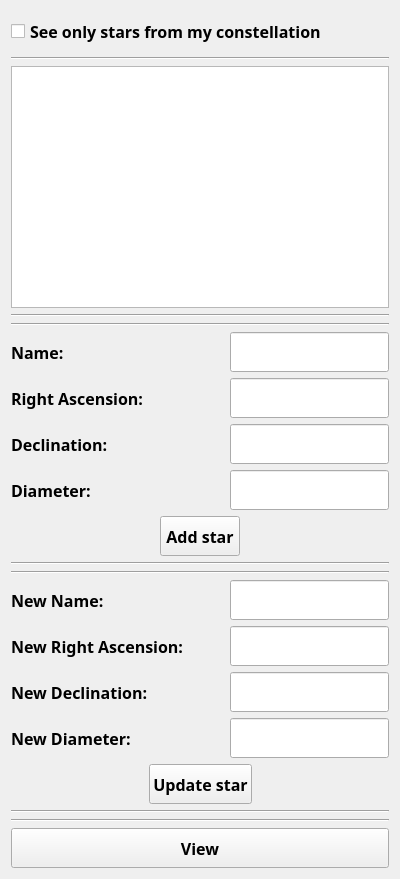
<?xml version="1.0" encoding="UTF-8"?>
<ui version="4.0">
 <class>AstronomerWindow</class>
 <widget class="QWidget" name="AstronomerWindow">
  <property name="geometry">
   <rect>
    <x>0</x>
    <y>0</y>
    <width>400</width>
    <height>879</height>
   </rect>
  </property>
  <property name="windowTitle">
   <string>AstronomerWindow</string>
  </property>
  <layout class="QVBoxLayout" name="verticalLayout_3">
   <item>
    <widget class="QCheckBox" name="checkBoxFilterStars">
     <property name="minimumSize">
      <size>
       <width>0</width>
       <height>40</height>
      </size>
     </property>
     <property name="font">
      <font>
       <family>Nunito</family>
       <pointsize>12</pointsize>
       <bold>true</bold>
      </font>
     </property>
     <property name="text">
      <string>See only stars from my constellation</string>
     </property>
    </widget>
   </item>
   <item>
    <widget class="Line" name="line">
     <property name="orientation">
      <enum>Qt::Horizontal</enum>
     </property>
    </widget>
   </item>
   <item>
    <widget class="QTableView" name="tableViewStars">
     <property name="font">
      <font>
       <family>Nunito</family>
       <pointsize>12</pointsize>
      </font>
     </property>
    </widget>
   </item>
   <item>
    <layout class="QVBoxLayout" name="verticalLayout">
     <item>
      <widget class="Line" name="line_2">
       <property name="orientation">
        <enum>Qt::Horizontal</enum>
       </property>
      </widget>
     </item>
     <item>
      <widget class="Line" name="line_3">
       <property name="orientation">
        <enum>Qt::Horizontal</enum>
       </property>
      </widget>
     </item>
     <item>
      <layout class="QHBoxLayout" name="horizontalLayout">
       <item>
        <widget class="QLabel" name="label">
         <property name="minimumSize">
          <size>
           <width>0</width>
           <height>40</height>
          </size>
         </property>
         <property name="font">
          <font>
           <family>Nunito</family>
           <pointsize>12</pointsize>
           <bold>true</bold>
          </font>
         </property>
         <property name="text">
          <string>Name:</string>
         </property>
        </widget>
       </item>
       <item>
        <spacer name="horizontalSpacer">
         <property name="orientation">
          <enum>Qt::Horizontal</enum>
         </property>
         <property name="sizeHint" stdset="0">
          <size>
           <width>40</width>
           <height>20</height>
          </size>
         </property>
        </spacer>
       </item>
       <item>
        <widget class="QLineEdit" name="lineEditAddName">
         <property name="minimumSize">
          <size>
           <width>0</width>
           <height>40</height>
          </size>
         </property>
         <property name="font">
          <font>
           <family>Nunito</family>
           <pointsize>12</pointsize>
           <bold>true</bold>
          </font>
         </property>
        </widget>
       </item>
      </layout>
     </item>
     <item>
      <layout class="QHBoxLayout" name="horizontalLayout_2">
       <item>
        <widget class="QLabel" name="label_2">
         <property name="minimumSize">
          <size>
           <width>0</width>
           <height>40</height>
          </size>
         </property>
         <property name="font">
          <font>
           <family>Nunito</family>
           <pointsize>12</pointsize>
           <bold>true</bold>
          </font>
         </property>
         <property name="text">
          <string>Right Ascension:</string>
         </property>
        </widget>
       </item>
       <item>
        <spacer name="horizontalSpacer_2">
         <property name="orientation">
          <enum>Qt::Horizontal</enum>
         </property>
         <property name="sizeHint" stdset="0">
          <size>
           <width>40</width>
           <height>20</height>
          </size>
         </property>
        </spacer>
       </item>
       <item>
        <widget class="QLineEdit" name="lineEditAddRA">
         <property name="minimumSize">
          <size>
           <width>0</width>
           <height>40</height>
          </size>
         </property>
         <property name="font">
          <font>
           <family>Nunito</family>
           <pointsize>12</pointsize>
           <bold>true</bold>
          </font>
         </property>
        </widget>
       </item>
      </layout>
     </item>
     <item>
      <layout class="QHBoxLayout" name="horizontalLayout_3">
       <item>
        <widget class="QLabel" name="label_3">
         <property name="minimumSize">
          <size>
           <width>0</width>
           <height>40</height>
          </size>
         </property>
         <property name="font">
          <font>
           <family>Nunito</family>
           <pointsize>12</pointsize>
           <bold>true</bold>
          </font>
         </property>
         <property name="text">
          <string>Declination:</string>
         </property>
        </widget>
       </item>
       <item>
        <spacer name="horizontalSpacer_3">
         <property name="orientation">
          <enum>Qt::Horizontal</enum>
         </property>
         <property name="sizeHint" stdset="0">
          <size>
           <width>40</width>
           <height>20</height>
          </size>
         </property>
        </spacer>
       </item>
       <item>
        <widget class="QLineEdit" name="lineEditAddDec">
         <property name="minimumSize">
          <size>
           <width>0</width>
           <height>40</height>
          </size>
         </property>
         <property name="font">
          <font>
           <family>Nunito</family>
           <pointsize>12</pointsize>
           <bold>true</bold>
          </font>
         </property>
        </widget>
       </item>
      </layout>
     </item>
     <item>
      <layout class="QHBoxLayout" name="horizontalLayout_4">
       <item>
        <widget class="QLabel" name="label_4">
         <property name="minimumSize">
          <size>
           <width>0</width>
           <height>40</height>
          </size>
         </property>
         <property name="font">
          <font>
           <family>Nunito</family>
           <pointsize>12</pointsize>
           <bold>true</bold>
          </font>
         </property>
         <property name="text">
          <string>Diameter:</string>
         </property>
        </widget>
       </item>
       <item>
        <spacer name="horizontalSpacer_4">
         <property name="orientation">
          <enum>Qt::Horizontal</enum>
         </property>
         <property name="sizeHint" stdset="0">
          <size>
           <width>40</width>
           <height>20</height>
          </size>
         </property>
        </spacer>
       </item>
       <item>
        <widget class="QLineEdit" name="lineEditAddDiameter">
         <property name="minimumSize">
          <size>
           <width>0</width>
           <height>40</height>
          </size>
         </property>
         <property name="font">
          <font>
           <family>Nunito</family>
           <pointsize>12</pointsize>
           <bold>true</bold>
          </font>
         </property>
        </widget>
       </item>
      </layout>
     </item>
     <item>
      <layout class="QHBoxLayout" name="horizontalLayout_5">
       <item>
        <spacer name="horizontalSpacer_5">
         <property name="orientation">
          <enum>Qt::Horizontal</enum>
         </property>
         <property name="sizeHint" stdset="0">
          <size>
           <width>40</width>
           <height>20</height>
          </size>
         </property>
        </spacer>
       </item>
       <item>
        <widget class="QPushButton" name="pushButtonAdd">
         <property name="minimumSize">
          <size>
           <width>0</width>
           <height>40</height>
          </size>
         </property>
         <property name="font">
          <font>
           <family>Nunito</family>
           <pointsize>12</pointsize>
           <bold>true</bold>
          </font>
         </property>
         <property name="text">
          <string>Add star</string>
         </property>
        </widget>
       </item>
       <item>
        <spacer name="horizontalSpacer_6">
         <property name="orientation">
          <enum>Qt::Horizontal</enum>
         </property>
         <property name="sizeHint" stdset="0">
          <size>
           <width>40</width>
           <height>20</height>
          </size>
         </property>
        </spacer>
       </item>
      </layout>
     </item>
    </layout>
   </item>
   <item>
    <layout class="QVBoxLayout" name="verticalLayout_2">
     <item>
      <widget class="Line" name="line_4">
       <property name="orientation">
        <enum>Qt::Horizontal</enum>
       </property>
      </widget>
     </item>
     <item>
      <widget class="Line" name="line_5">
       <property name="orientation">
        <enum>Qt::Horizontal</enum>
       </property>
      </widget>
     </item>
     <item>
      <layout class="QHBoxLayout" name="horizontalLayout_6">
       <item>
        <widget class="QLabel" name="label_5">
         <property name="minimumSize">
          <size>
           <width>0</width>
           <height>40</height>
          </size>
         </property>
         <property name="font">
          <font>
           <family>Nunito</family>
           <pointsize>12</pointsize>
           <bold>true</bold>
          </font>
         </property>
         <property name="text">
          <string>New Name:</string>
         </property>
        </widget>
       </item>
       <item>
        <spacer name="horizontalSpacer_7">
         <property name="orientation">
          <enum>Qt::Horizontal</enum>
         </property>
         <property name="sizeHint" stdset="0">
          <size>
           <width>40</width>
           <height>20</height>
          </size>
         </property>
        </spacer>
       </item>
       <item>
        <widget class="QLineEdit" name="lineEditUpdateName">
         <property name="minimumSize">
          <size>
           <width>0</width>
           <height>40</height>
          </size>
         </property>
         <property name="font">
          <font>
           <family>Nunito</family>
           <pointsize>12</pointsize>
           <bold>true</bold>
          </font>
         </property>
        </widget>
       </item>
      </layout>
     </item>
     <item>
      <layout class="QHBoxLayout" name="horizontalLayout_7">
       <item>
        <widget class="QLabel" name="label_6">
         <property name="minimumSize">
          <size>
           <width>0</width>
           <height>40</height>
          </size>
         </property>
         <property name="font">
          <font>
           <family>Nunito</family>
           <pointsize>12</pointsize>
           <bold>true</bold>
          </font>
         </property>
         <property name="text">
          <string>New Right Ascension:</string>
         </property>
        </widget>
       </item>
       <item>
        <spacer name="horizontalSpacer_8">
         <property name="orientation">
          <enum>Qt::Horizontal</enum>
         </property>
         <property name="sizeHint" stdset="0">
          <size>
           <width>40</width>
           <height>20</height>
          </size>
         </property>
        </spacer>
       </item>
       <item>
        <widget class="QLineEdit" name="lineEditUpdateRA">
         <property name="minimumSize">
          <size>
           <width>0</width>
           <height>40</height>
          </size>
         </property>
         <property name="font">
          <font>
           <family>Nunito</family>
           <pointsize>12</pointsize>
           <bold>true</bold>
          </font>
         </property>
        </widget>
       </item>
      </layout>
     </item>
     <item>
      <layout class="QHBoxLayout" name="horizontalLayout_8">
       <item>
        <widget class="QLabel" name="label_7">
         <property name="minimumSize">
          <size>
           <width>0</width>
           <height>40</height>
          </size>
         </property>
         <property name="font">
          <font>
           <family>Nunito</family>
           <pointsize>12</pointsize>
           <bold>true</bold>
          </font>
         </property>
         <property name="text">
          <string>New Declination:</string>
         </property>
        </widget>
       </item>
       <item>
        <spacer name="horizontalSpacer_9">
         <property name="orientation">
          <enum>Qt::Horizontal</enum>
         </property>
         <property name="sizeHint" stdset="0">
          <size>
           <width>40</width>
           <height>20</height>
          </size>
         </property>
        </spacer>
       </item>
       <item>
        <widget class="QLineEdit" name="lineEditUpdateDec">
         <property name="minimumSize">
          <size>
           <width>0</width>
           <height>40</height>
          </size>
         </property>
         <property name="font">
          <font>
           <family>Nunito</family>
           <pointsize>12</pointsize>
           <bold>true</bold>
          </font>
         </property>
        </widget>
       </item>
      </layout>
     </item>
     <item>
      <layout class="QHBoxLayout" name="horizontalLayout_9">
       <item>
        <widget class="QLabel" name="label_8">
         <property name="minimumSize">
          <size>
           <width>0</width>
           <height>40</height>
          </size>
         </property>
         <property name="font">
          <font>
           <family>Nunito</family>
           <pointsize>12</pointsize>
           <bold>true</bold>
          </font>
         </property>
         <property name="text">
          <string>New Diameter:</string>
         </property>
        </widget>
       </item>
       <item>
        <spacer name="horizontalSpacer_10">
         <property name="orientation">
          <enum>Qt::Horizontal</enum>
         </property>
         <property name="sizeHint" stdset="0">
          <size>
           <width>40</width>
           <height>20</height>
          </size>
         </property>
        </spacer>
       </item>
       <item>
        <widget class="QLineEdit" name="lineEditUpdateDiameter">
         <property name="minimumSize">
          <size>
           <width>0</width>
           <height>40</height>
          </size>
         </property>
         <property name="font">
          <font>
           <family>Nunito</family>
           <pointsize>12</pointsize>
           <bold>true</bold>
          </font>
         </property>
        </widget>
       </item>
      </layout>
     </item>
     <item>
      <layout class="QHBoxLayout" name="horizontalLayout_10">
       <item>
        <spacer name="horizontalSpacer_11">
         <property name="orientation">
          <enum>Qt::Horizontal</enum>
         </property>
         <property name="sizeHint" stdset="0">
          <size>
           <width>40</width>
           <height>20</height>
          </size>
         </property>
        </spacer>
       </item>
       <item>
        <widget class="QPushButton" name="pushButtonUpdate">
         <property name="minimumSize">
          <size>
           <width>0</width>
           <height>40</height>
          </size>
         </property>
         <property name="font">
          <font>
           <family>Nunito</family>
           <pointsize>12</pointsize>
           <bold>true</bold>
          </font>
         </property>
         <property name="text">
          <string>Update star</string>
         </property>
        </widget>
       </item>
       <item>
        <spacer name="horizontalSpacer_12">
         <property name="orientation">
          <enum>Qt::Horizontal</enum>
         </property>
         <property name="sizeHint" stdset="0">
          <size>
           <width>40</width>
           <height>20</height>
          </size>
         </property>
        </spacer>
       </item>
      </layout>
     </item>
    </layout>
   </item>
   <item>
    <widget class="Line" name="line_7">
     <property name="orientation">
      <enum>Qt::Horizontal</enum>
     </property>
    </widget>
   </item>
   <item>
    <widget class="Line" name="line_6">
     <property name="orientation">
      <enum>Qt::Horizontal</enum>
     </property>
    </widget>
   </item>
   <item>
    <widget class="QPushButton" name="pushButtonView">
     <property name="minimumSize">
      <size>
       <width>0</width>
       <height>40</height>
      </size>
     </property>
     <property name="font">
      <font>
       <family>Nunito</family>
       <pointsize>12</pointsize>
       <bold>true</bold>
      </font>
     </property>
     <property name="text">
      <string>View</string>
     </property>
    </widget>
   </item>
  </layout>
 </widget>
 <layoutdefault spacing="6" margin="11"/>
 <resources/>
 <connections/>
</ui>
